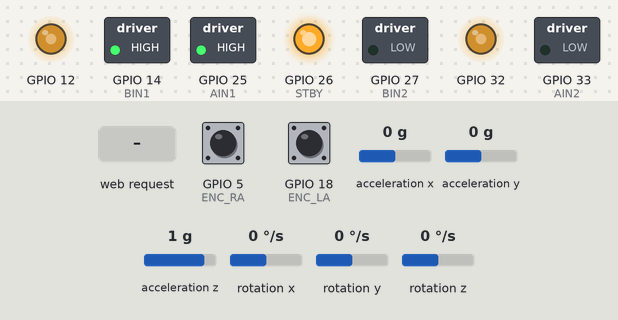
Recording of a sketch running on a simulated ESP32. Shown: switched loads named in the sketch (green lamp = pin HIGH), output pins drawn as LEDs (lit = HIGH). Inputs (shaded band) come from the test bench; at power-on: rotation z 0 °/s, GPIO 5 (ENC_RA) HIGH, GPIO 18 (ENC_LA) HIGH, acceleration x 0 g, acceleration y 0 g, acceleration z 1 g, rotation x 0 °/s, rotation y 0 °/s. What the sketch prints to the serial monitor is not drawn.

Above: at 9.8 s.
9.9 s: rotation z set to -192 °/s
At 11.4 s:
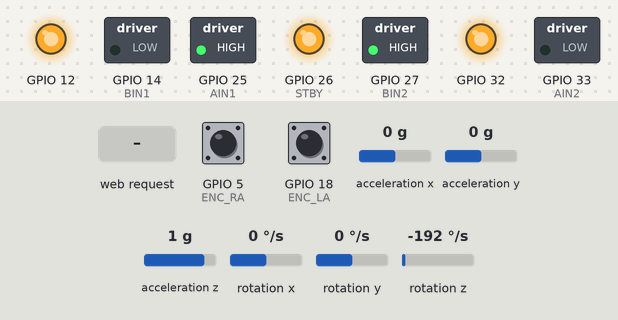
12.3 s: rotation z set to 54 °/s
15.3 s: HTTP request GET /setpid?kpd=0 received
At 16.0 s:
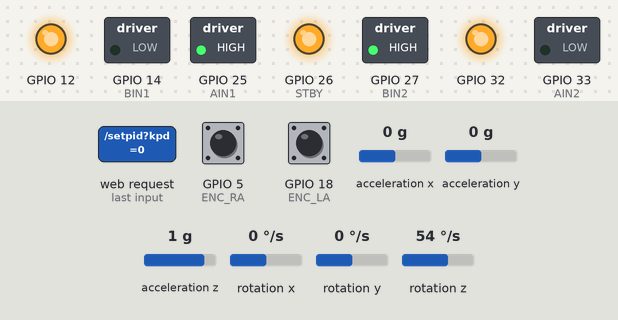
18.3 s: HTTP request GET /setpid?kpd=1 received
At 19.35 s:
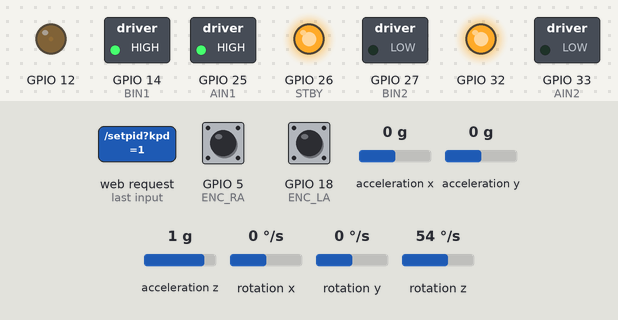
21.3 s: rotation z set to -100 °/s
At 24.4 s:
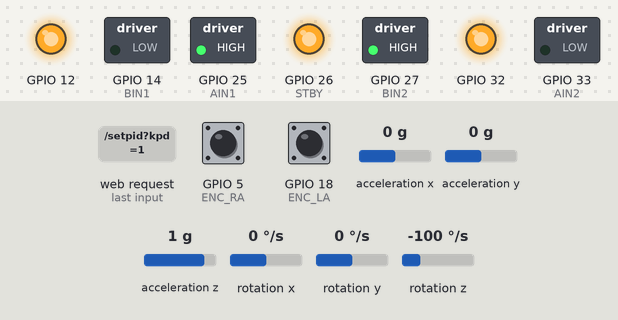
Timing chart, 0 to 25.3 s (numbered marks = the images above; inputs shaded):
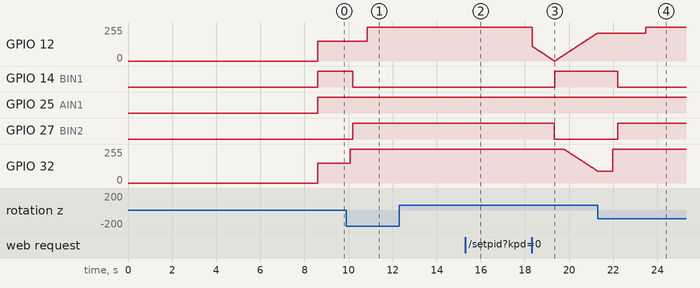

Measured:
- after the input at 9.9 s, GPIO 12: 150/255 → 255/255 after 0.95 s; GPIO 14 (BIN1): HIGH → LOW after 0.29 s; GPIO 27 (BIN2): LOW → HIGH after 0.29 s; GPIO 32: 150/255 → 255/255 after 0.18 s
- after the input at 12.3 s, every drawn part: stays the same
- after the input at 15.3 s, GPIO 12: stays 255/255 (without the input it goes to 254/255 after 1.7 s)
- after the input at 18.3 s, GPIO 14 (BIN1): LOW → HIGH after 1.0 s instead of 2.4 s; GPIO 25 (AIN1): stays HIGH (without the input it goes to LOW after 2.4 s); GPIO 27 (BIN2): HIGH → LOW after 1.0 s instead of 2.4 s; GPIO 33 (AIN2): stays LOW (without the input it goes to HIGH after 2.4 s)
- after the input at 21.3 s, GPIO 14 (BIN1): HIGH → LOW after 0.90 s; GPIO 25 (AIN1): stays HIGH (without the input it goes to LOW after 0.81 s); GPIO 27 (BIN2): LOW → HIGH after 0.91 s; GPIO 33 (AIN2): stays LOW (without the input it goes to HIGH after 0.83 s)

The sketch:

completepidsomewhatforencodersandmpu.ino
```cpp
#include <WiFi.h>
#include <WebServer.h>
#include <Wire.h>
#include <MPU6050.h>

MPU6050 mpu;

// --- WiFi credentials ---
const char* ssid = "ESP32_MPU";
const char* password = "12345678";

// --- Web server ---
WebServer server(80);

// --- Motor pins (TB6612FNG) ---
#define PWMA 32   // Left Motor PWM
#define AIN1 25   // Left Motor IN1
#define AIN2 33   // Left Motor IN2

#define PWMB 12   // Right Motor PWM
#define BIN1 14   // Right Motor IN1
#define BIN2 27   // Right Motor IN2

#define STBY 26   // Standby pin

// --- Encoders ---
#define ENC_LA 18  // Left Encoder A
#define ENC_LB 19  // Left Encoder B
#define ENC_RA 5   // Right Encoder A  (strap pin; OK to use, avoid forcing levels at boot)
#define ENC_RB 4   // Right Encoder B

// If a wheel counts backward, flip the sign here (1 or -1)
#define LEFT_DIR_SIGN   1
#define RIGHT_DIR_SIGN  1

// --- Encoder counters ---
volatile long leftTicks = 0;
volatile long rightTicks = 0;

// --- MPU values ---
int16_t ax, ay, az, gx, gy, gz;
float rateZ = 0, angleZ = 0, gyroOffset = 0;

// --- Timing ---
unsigned long lastTime;
float dt;

// --- PID variables ---
float Kp_dist = 0.5, Ki_dist = 0.0, Kd_dist = 0.1;
float Kp_head = 2.0, Ki_head = 0.0, Kd_head = 0.2;

float distIntegral = 0, lastDistError = 0;
float headIntegral = 0, lastHeadError = 0;

// --- Robot config ---
const float wheelCircumference = 20.42;  // cm
const int ticksPerRev = 360;             // encoder spec
const float cmPerTick = wheelCircumference / ticksPerRev;

long targetTicks;

// ================== Encoder ISRs (correct quadrature) ===================
// Trigger on A's RISING edge; decide direction by comparing A and B.
// If A == B -> one direction; else the other. If reversed, flip *_DIR_SIGN above.
void IRAM_ATTR leftEncoderISR() {
  bool a = digitalRead(ENC_LA);
  bool b = digitalRead(ENC_LB);
  if (a == b) leftTicks += LEFT_DIR_SIGN;
  else        leftTicks -= LEFT_DIR_SIGN;
}

void IRAM_ATTR rightEncoderISR() {
  bool a = digitalRead(ENC_RA);
  bool b = digitalRead(ENC_RB);
  if (a == b) rightTicks += RIGHT_DIR_SIGN;
  else        rightTicks -= RIGHT_DIR_SIGN;
}

// ================== Motor helper ===================
void setMotor(int pwmPin, int in1, int in2, int speed) {
  speed = constrain(speed, -255, 255);

  if (speed > 0) {
    digitalWrite(in1, HIGH);
    digitalWrite(in2, LOW);
    analogWrite(pwmPin, speed);
  } else if (speed < 0) {
    digitalWrite(in1, LOW);
    digitalWrite(in2, HIGH);
    analogWrite(pwmPin, -speed);
  } else {
    digitalWrite(in1, LOW);
    digitalWrite(in2, LOW);
    analogWrite(pwmPin, 0);
  }
}

// ================== Web handlers ===================
void handleRoot() {
  // Atomic-ish snapshot for printing (32-bit transfers on ESP32 are single-cycle; good enough)
  long l = leftTicks, r = rightTicks;

  String html = "<html><body><h2>ESP32 PID Control</h2>";
  html += "Ticks L: " + String(l) + " R: " + String(r) + "<br>";
  html += "Angle: " + String(angleZ, 2) + "<br>";
  html += "Kp_dist: " + String(Kp_dist) + " Ki_dist: " + String(Ki_dist) + " Kd_dist: " + String(Kd_dist) + "<br>";
  html += "Kp_head: " + String(Kp_head) + " Ki_head: " + String(Ki_head) + " Kd_head: " + String(Kd_head) + "<br>";
  html += "<form action='/setpid'>"
          "dist Kp:<input name='kpd' value='" + String(Kp_dist) + "'><br>"
          "dist Ki:<input name='kid' value='" + String(Ki_dist) + "'><br>"
          "dist Kd:<input name='kdd' value='" + String(Kd_dist) + "'><br>"
          "head Kp:<input name='kph' value='" + String(Kp_head) + "'><br>"
          "head Ki:<input name='kih' value='" + String(Ki_head) + "'><br>"
          "head Kd:<input name='kdh' value='" + String(Kd_head) + "'><br>"
          "<input type='submit' value='Update'>"
          "</form>";
  html += "</body></html>";
  server.send(200, "text/html", html);
}

void handleSetPID() {
  if (server.hasArg("kpd")) Kp_dist = server.arg("kpd").toFloat();
  if (server.hasArg("kid")) Ki_dist = server.arg("kid").toFloat();
  if (server.hasArg("kdd")) Kd_dist = server.arg("kdd").toFloat();
  if (server.hasArg("kph")) Kp_head = server.arg("kph").toFloat();
  if (server.hasArg("kih")) Ki_head = server.arg("kih").toFloat();
  if (server.hasArg("kdh")) Kd_head = server.arg("kdh").toFloat();
  handleRoot();
}

// ================== Setup ===================
void setup() {
  Serial.begin(115200);
  Wire.begin();
  mpu.initialize();

  // Encoders
  pinMode(ENC_LA, INPUT_PULLUP);
  pinMode(ENC_LB, INPUT_PULLUP);
  pinMode(ENC_RA, INPUT_PULLUP);
  pinMode(ENC_RB, INPUT_PULLUP);

  // Trigger on RISING edge of A only (stable, half the ISR rate)
  attachInterrupt(digitalPinToInterrupt(ENC_LA), leftEncoderISR, RISING);
  attachInterrupt(digitalPinToInterrupt(ENC_RA), rightEncoderISR, RISING);

  // Motors
  pinMode(AIN1, OUTPUT);
  pinMode(AIN2, OUTPUT);
  pinMode(BIN1, OUTPUT);
  pinMode(BIN2, OUTPUT);
  pinMode(STBY, OUTPUT);
  digitalWrite(STBY, HIGH); // enable motor driver

  // --- WiFi Access Point ---
  WiFi.softAP(ssid, password);
  Serial.println("Access Point Started!");
  Serial.print("IP Address: ");
  Serial.println(WiFi.softAPIP());

  // Web server routes
  server.on("/", handleRoot);
  server.on("/setpid", handleSetPID);
  server.begin();

  // Gyro calibration
  Serial.println("Hold still for gyro calibration...");
  delay(3000);
  long sum = 0;
  for (int i = 0; i < 1000; i++) {
    mpu.getMotion6(&ax, &ay, &az, &gx, &gy, &gz);
    sum += gz;
    delay(2);
  }
  gyroOffset = sum / 1000.0;
  Serial.println("Gyro calibrated!");

  // Target distance
  targetTicks = 50.0 / cmPerTick;
  lastTime = micros();
}

// ================== Main Loop ===================
void loop() {
  server.handleClient();

  unsigned long now = micros();
  dt = (now - lastTime) / 1000000.0;
  lastTime = now;

  // --- Gyro integration ---
  mpu.getMotion6(&ax, &ay, &az, &gx, &gy, &gz);
  rateZ = (gz - gyroOffset) / 131.0;
  angleZ += rateZ * dt;

  // --- Distance PID ---
  long avgTicks = (leftTicks + rightTicks) / 2;
  long distError = targetTicks - avgTicks;

  distIntegral += distError * dt;
  float distDerivative = (distError - lastDistError) / dt;
  float speedCmd = Kp_dist * distError + Ki_dist * distIntegral + Kd_dist * distDerivative;
  lastDistError = distError;

  // --- Heading PID ---
  float headingError = 0 - angleZ;
  headIntegral += headingError * dt;
  float headDerivative = (headingError - lastHeadError) / dt;
  float turnCmd = Kp_head * headingError + Ki_head * headIntegral + Kd_head * headDerivative;
  lastHeadError = headingError;

  // --- Combine ---
  int baseSpeed = constrain(speedCmd, -150, 150);
  int leftPWM  = constrain(baseSpeed + turnCmd, -255, 255);
  int rightPWM = constrain(baseSpeed - turnCmd, -255, 255);

  setMotor(PWMA, AIN1, AIN2, leftPWM);
  setMotor(PWMB, BIN1, BIN2, rightPWM);

  // --- Stop when reached ---
  if (abs(distError) < 10) {
    setMotor(PWMA, AIN1, AIN2, 0);
    setMotor(PWMB, BIN1, BIN2, 0);
    Serial.println("Target reached.");
    while (1) { server.handleClient(); }  // keep WiFi alive
  }
}
```
